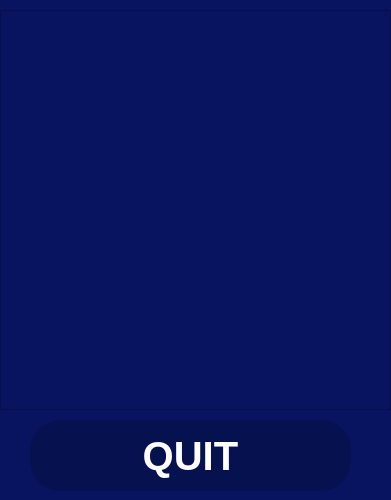
<?xml version="1.0" encoding="UTF-8"?>
<ui version="4.0">
 <class>LeaderBoardWindow</class>
 <widget class="QWidget" name="LeaderBoardWindow">
  <property name="geometry">
   <rect>
    <x>0</x>
    <y>0</y>
    <width>391</width>
    <height>500</height>
   </rect>
  </property>
  <property name="windowTitle">
   <string>LeaderBoardWindow</string>
  </property>
  <property name="styleSheet">
   <string notr="true">background-color:rgb(9,20,96);</string>
  </property>
  <widget class="QTableView" name="tableView">
   <property name="geometry">
    <rect>
     <x>0</x>
     <y>10</y>
     <width>391</width>
     <height>400</height>
    </rect>
   </property>
   <property name="styleSheet">
    <string notr="true">background-color:rgb(9,20,96);
font:700 30pt Arial;
color:white;</string>
   </property>
  </widget>
  <widget class="QPushButton" name="backToMenuBut">
   <property name="geometry">
    <rect>
     <x>30</x>
     <y>420</y>
     <width>321</width>
     <height>71</height>
    </rect>
   </property>
   <property name="font">
    <font>
     <family>Arial</family>
     <pointsize>30</pointsize>
     <italic>false</italic>
     <bold>true</bold>
    </font>
   </property>
   <property name="styleSheet">
    <string notr="true">QPushButton {
	font: 700 30pt &quot;Arial&quot;;
	border-radius: 30px;
	background-color:rgb(6, 17, 80);
	color: white;
}
QPushButton:hover {
	background-color: rgb(66, 14, 155);
}
QPushButton:pressed {
	background-color: rgb(34, 10, 105);
	color: white;
}

</string>
   </property>
   <property name="text">
    <string>QUIT</string>
   </property>
  </widget>
 </widget>
 <resources/>
 <connections/>
</ui>
